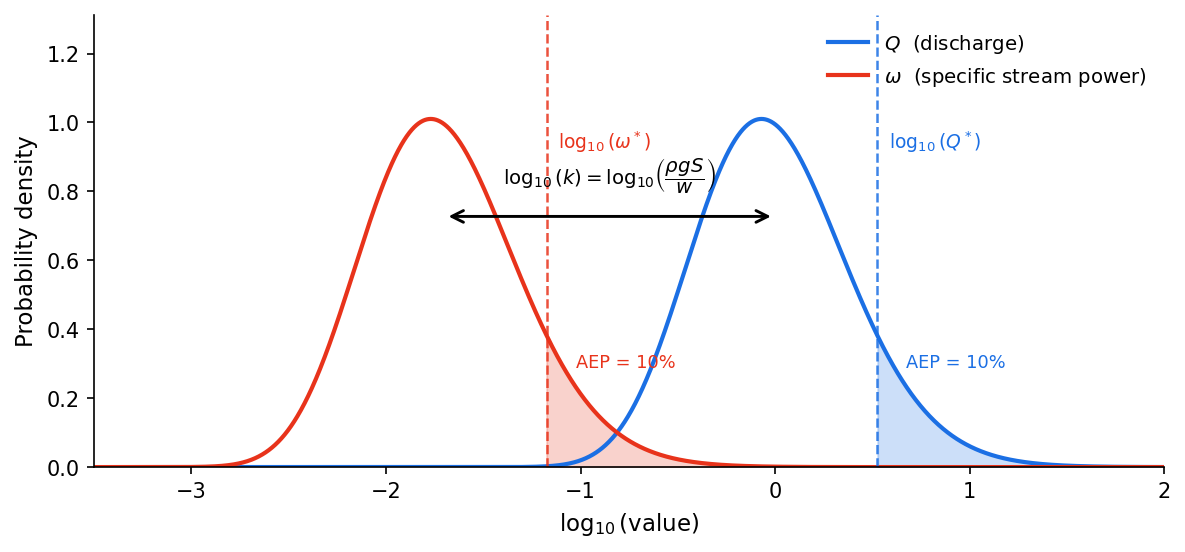

The Python source for this figure:
"""
Schematic figure: LP3 loc shift under unit transformation Q → ω.

When ω = k·Q (constant k = ρgS/w per site), fitting LP3 to log10(ω) vs
log10(Q) produces distributions that differ only by a horizontal shift of
log10(k). The threshold also shifts by the same amount, so the AEP is
identical in both spaces.
"""

import numpy as np
import matplotlib.pyplot as plt
from scipy.stats import pearson3
from pathlib import Path

# ── illustrative LP3 parameters ──────────────────────────────────────────────
skew  = 0.35
loc_q = 0.0
scale = 0.40
log10_k = -1.7          # log10(ρgS/w) — arbitrary but visually clear shift
loc_w   = loc_q + log10_k

# threshold at ~10 % AEP on the Q distribution
aep     = 0.10
q_thr   = float(pearson3.isf(aep, skew, loc_q, scale))
w_thr   = q_thr + log10_k  # identical shift

# verify AEP is numerically the same
assert abs(pearson3.sf(w_thr, skew, loc_w, scale) - aep) < 1e-12

# ── x grid ────────────────────────────────────────────────────────────────────
x = np.linspace(-5.0, 2.0, 3000)
pdf_q = pearson3.pdf(x, skew, loc_q, scale)
pdf_w = pearson3.pdf(x, skew, loc_w, scale)

# ── colours ───────────────────────────────────────────────────────────────────
C_Q = "#1b6fe4"
C_W = "#e8331b"

# ── figure ────────────────────────────────────────────────────────────────────
fig, ax = plt.subplots(figsize=(8, 3.8))

# PDFs
ax.plot(x, pdf_q, color=C_Q, lw=2.0, label=r"$Q$  (discharge)")
ax.plot(x, pdf_w, color=C_W, lw=2.0, label=r"$\omega$  (specific stream power)")

# shaded AEP tails
ax.fill_between(x, pdf_q, where=(x >= q_thr), color=C_Q, alpha=0.22)
ax.fill_between(x, pdf_w, where=(x >= w_thr), color=C_W, alpha=0.22)

# threshold lines
ax.axvline(q_thr, color=C_Q, lw=1.2, ls="--", alpha=0.85)
ax.axvline(w_thr, color=C_W, lw=1.2, ls="--", alpha=0.85)

# threshold labels (top of dashed lines)
y_top = ax.get_ylim()[1] if ax.get_ylim()[1] > 0 else 1.1
pdf_max = max(pdf_q.max(), pdf_w.max())
ax.text(q_thr + 0.06, pdf_max * 0.97,
        r"$\log_{10}(Q^*)$", color=C_Q, fontsize=9, va="top")
ax.text(w_thr + 0.06, pdf_max * 0.97,
        r"$\log_{10}(\omega^*)$", color=C_W, fontsize=9, va="top")

# AEP labels inside the shaded tails
ax.text(q_thr + 0.15, pdf_max * 0.30,
        f"AEP = {aep:.0%}", color=C_Q, fontsize=8.5, ha="left", va="center")
ax.text(w_thr + 0.15, pdf_max * 0.30,
        f"AEP = {aep:.0%}", color=C_W, fontsize=8.5, ha="left", va="center")

# double-headed arrow between distribution peaks
y_arr = pdf_max * 0.72
ax.annotate(
    "", xy=(loc_w, y_arr), xytext=(loc_q, y_arr),
    arrowprops=dict(arrowstyle="<->", color="black", lw=1.4, mutation_scale=14),
)
ax.text(
    (loc_q + loc_w) / 2, y_arr + pdf_max * 0.06,
    r"$\log_{10}(k) = \log_{10}\!\left(\dfrac{\rho g S}{w}\right)$",
    ha="center", va="bottom", fontsize=9.5,
)

# axes
ax.set_xlim(-3.5, x[-1])
ax.set_ylim(0, pdf_max * 1.30)
ax.set_xlabel(r"$\log_{10}(\mathrm{value})$", fontsize=11)
ax.set_ylabel("Probability density", fontsize=11)
ax.legend(loc="upper right", frameon=False, fontsize=9.5)
ax.spines[["top", "right"]].set_visible(False)

plt.tight_layout()
out = Path(__file__).parent / "lp3_loc_shift_schematic.png"
plt.savefig(out, dpi=150, bbox_inches="tight")
print(f"Saved → {out}")
plt.show()
